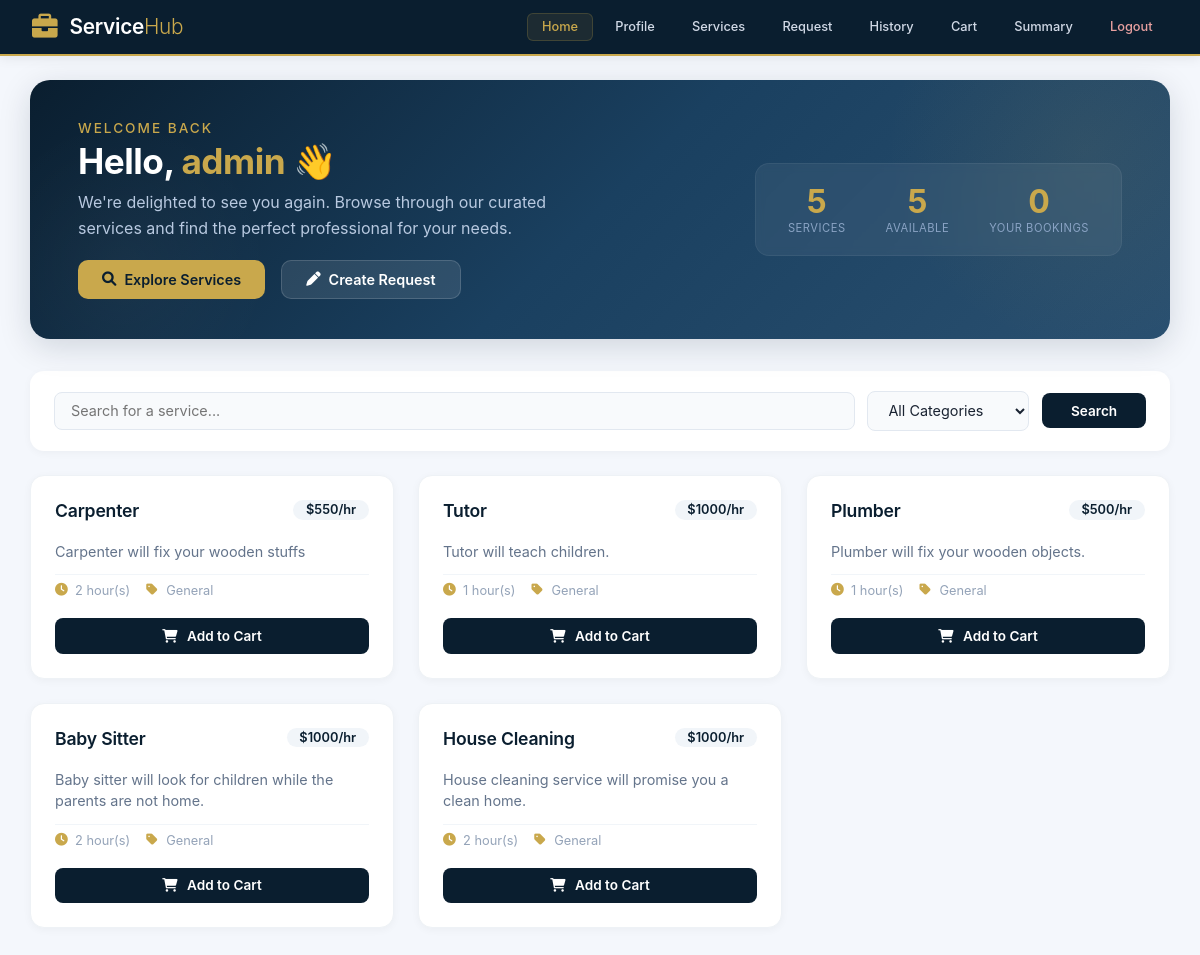
Page /customer_dashboard (signed in) on the committed database.
### models.py (models this page shows)
class Customer(db.Model):
    __tablename__ = 'customers'
    id = db.Column(db.Integer, primary_key=True)
    name = db.Column(db.String(100), nullable=False)
    username = db.Column(db.String(100), unique=True, nullable=False)
    password = db.Column(db.String(100), nullable=False)  # Store password as plain text
    email = db.Column(db.String(100), unique=True, nullable=False)
    address = db.Column(db.String(200), nullable=False)
    pincode = db.Column(db.String(10), nullable=False)
    is_admin = db.Column(db.Boolean, default=False, nullable=False)
    blocked = db.Column(db.Boolean, default=False, nullable=False)

class Service(db.Model):
    __tablename__ = 'services'
    id = db.Column(db.Integer, primary_key=True)
    name = db.Column(db.String(80), unique=True, nullable=False)
    price = db.Column(db.Integer, nullable=False)
    timerequired = db.Column(db.Integer, nullable=False)
    description = db.Column(db.String(200), nullable=False)
    allowed = db.Column(db.Boolean, default=False, nullable=False)
    status = db.Column(db.String(20), default="Pending", nullable=False)

### routes.py (the view)
@app.route('/customer_dashboard', methods=['GET', 'POST'])
def customer_dashboard():
    customer_id = session.get('customer_id')
    if not customer_id:
        flash("You need to log in to access the dashboard.", "danger")
        return redirect(url_for('login'))
    customer = Customer.query.get(customer_id)
    if not customer:
        flash("Customer not found.", "danger")
        return redirect(url_for('login'))
    if customer.blocked:
        return "Your page has been blocked. Please contact authorities for an explanation.", 403
    search_query = request.form.get('search', '').strip()
    selected_category = request.form.get('category', '').strip()
    query = Service.query.filter(Service.status == 'Confrimed')
    if search_query:
        query = query.filter(
            (Service.name.ilike(f"%{search_query}%")) |
            (Service.description.ilike(f"%{search_query}%"))
        )
    if selected_category:
        query = query.filter(Service.name == selected_category)
    filtered_services = query.all()
    categories = [row.name for row in Service.query.filter(Service.status == 'Confrimed').distinct(Service.name).all()]
    username = customer.username
    return render_template(
        'customer_dashboard.html',
        services=categories,
        filtered_services=filtered_services,
        search_query=search_query,
        selected_category=selected_category,
        customer_id=customer_id,
        username=username
    )

### templates/customer_dashboard.html (shortened to what this page needs)
<!DOCTYPE html>
<html lang="en">
<head>
    <link rel="stylesheet" href="https://cdnjs.cloudflare.com/ajax/libs/font-awesome/6.0.0-beta3/css/all.min.css" />
</head>
<body>
    <header>
        <div class="header-content">
            <div class="logo">
                <i class="fas fa-briefcase"></i>
                <h1>Service<span>Hub</span></h1>
            </div>
            <nav>
                <a href="{{ url_for('customer_dashboard') }}" class="active">Home</a>
                <a href="{{ url_for('customer_profile') }}">Profile</a>
                <a href="{{ url_for('services') }}">Services</a>
                <a href="{{ url_for('create_service_request') }}">Request</a>
                <a href="{{ url_for('booking_history') }}">History</a>
                <a href="{{ url_for('view_cart') }}">Cart</a>
                <a href="{{ url_for('request_summary') }}">Summary</a>
                <a href="{{ url_for('logout') }}" class="nav-logout">Logout</a>
            </nav>
        </div>
    </header>
    <div class="main-content">
        <div class="welcome-section">
            <div class="welcome-content">
                <div class="welcome-text">
                    <div class="greeting">Welcome back</div>
                    <h2>
                        Hello, <span class="highlight">{{ username }}</span> 👋
                    </h2>
                    <p>
                        We're delighted to see you again. Browse through our curated services
                        and find the perfect professional for your needs.
                    </p>
                    <div class="action-links">
                        <a href="{{ url_for('services') }}" class="btn-primary">
                            <i class="fas fa-search"></i> Explore Services
                        </a>
                        <a href="{{ url_for('create_service_request') }}" class="btn-secondary">
                            <i class="fas fa-pen"></i> Create Request
                        </a>
                    </div>
                </div>
                <div class="welcome-stats">
                    <div class="stat-item">
                        <div class="number">{{ services|length }}</div>
                        <div class="label">Services</div>
                    </div>
                    <div class="stat-item">
                        <div class="number">{{ filtered_services|length }}</div>
                        <div class="label">Available</div>
                    </div>
                    <div class="stat-item">
                        <div class="number">
                            {% if bookings %}
                                {{ bookings|length }}
                            {% else %}
                                0
                            {% endif %}
                        </div>
                        <div class="label">Your Bookings</div>
                    </div>
                </div>
            </div>
        </div>
        <div class="search-section">
            <form method="POST" action="{{ url_for('customer_dashboard') }}">
                <input
                    type="text"
                    name="search"
                    placeholder="Search for a service..."
                    value="{{ search_query if search_query else '' }}"
                />
                <select name="category">
                    <option value="">All Categories</option>
                </select>
                <button type="submit">Search</button>
            </form>
        </div>
        <div class="services-grid">
            {% if filtered_services %}
                {% for service in filtered_services %}
                <div class="service-card">
                    <div class="card-header">
                        <span class="service-name">{{ service.name }}</span>
                        <span class="price-badge">${{ service.price }}/hr</span>
                    </div>
                    <p class="service-description">{{ service.description }}</p>
                    <div class="service-meta">
                        <span><i class="fas fa-clock"></i> {{ service.timerequired }} hour(s)</span>
                        <span><i class="fas fa-tag"></i> {{ service.category or 'General' }}</span>
                    </div>
                    <form method="POST" action="{{ url_for('add_to_cart') }}">
                        <button type="submit" class="btn-add-cart">
                            <i class="fas fa-shopping-cart" style="margin-right: 6px;"></i>
                            Add to Cart
                        </button>
                    </form>
                </div>
                {% endfor %}
            {% endif %}
        </div>
    </div>
</body>
</html>

### rows in the picture
Customer: username "admin"
Service: name "Carpenter", price "550", description "Carpenter will fix your wooden stuffs", timerequired "2", category "General"
Service: name "Tutor", price "1000", description "Tutor will teach children.", timerequired "1", category "General"
Service: name "Plumber", price "500", description "Plumber will fix your wooden objects.", timerequired "1", category "General"
Service: name "Baby Sitter", price "1000", description "Baby sitter will look for children while the parents are not home.", timerequired "2", category "General"
Service: name "House Cleaning", price "1000", description "House cleaning service will promise you a clean home.", timerequired "2", category "General"

### other values in the picture
{{ services|length }} "5"
{{ filtered_services|length }} "5"
